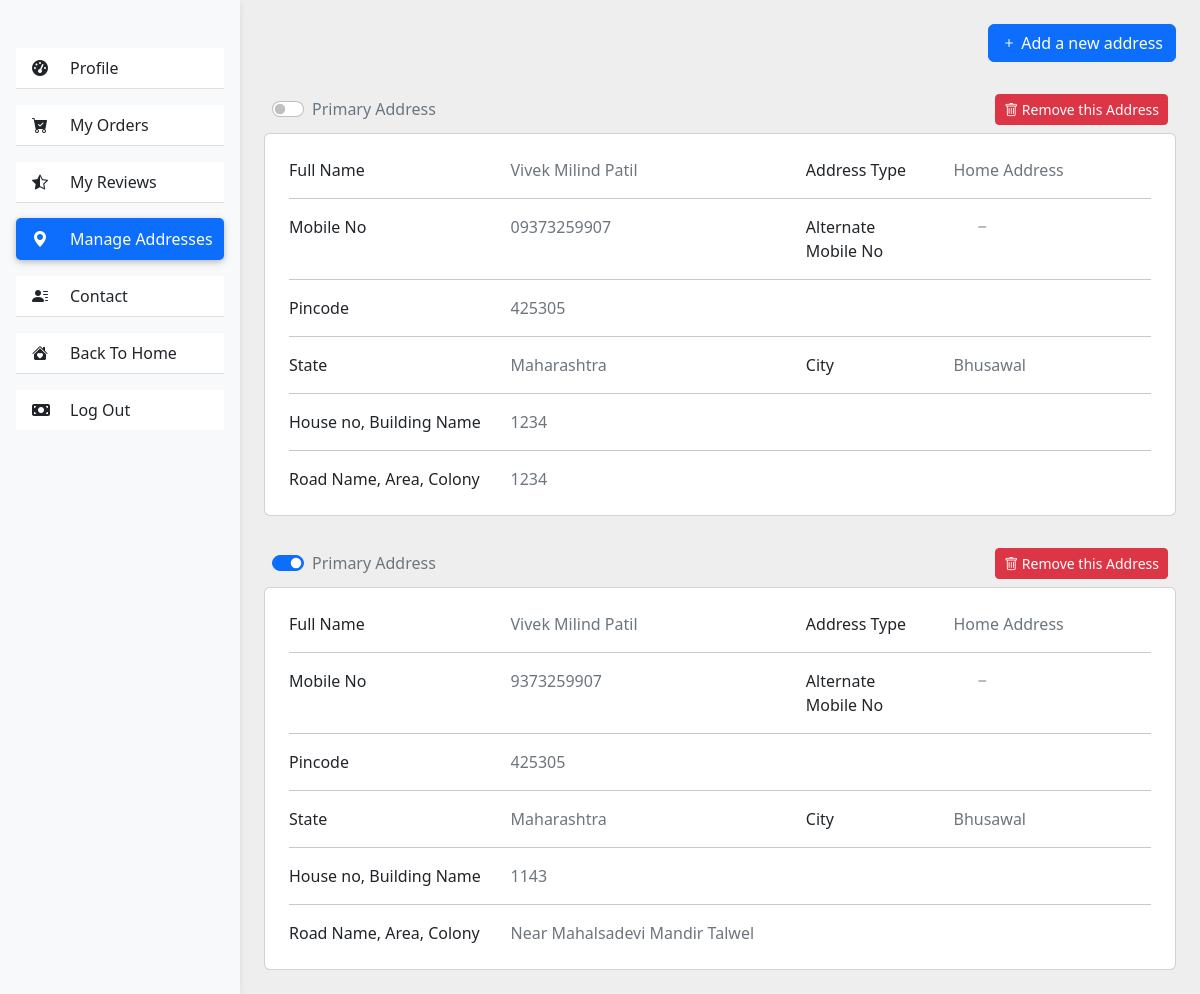
/profile/myaddresses (signed in), run on an earlier commit of the app's database.
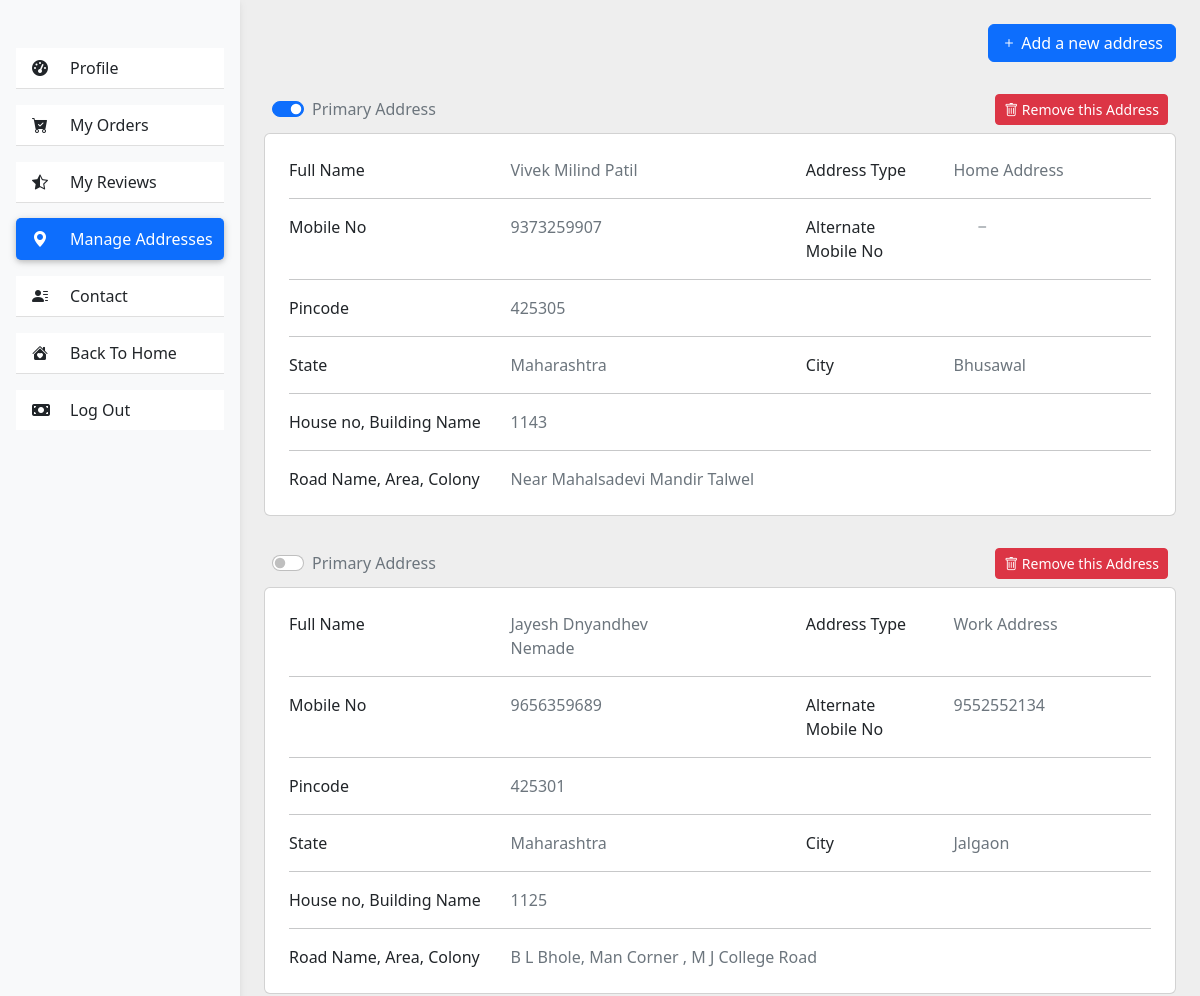
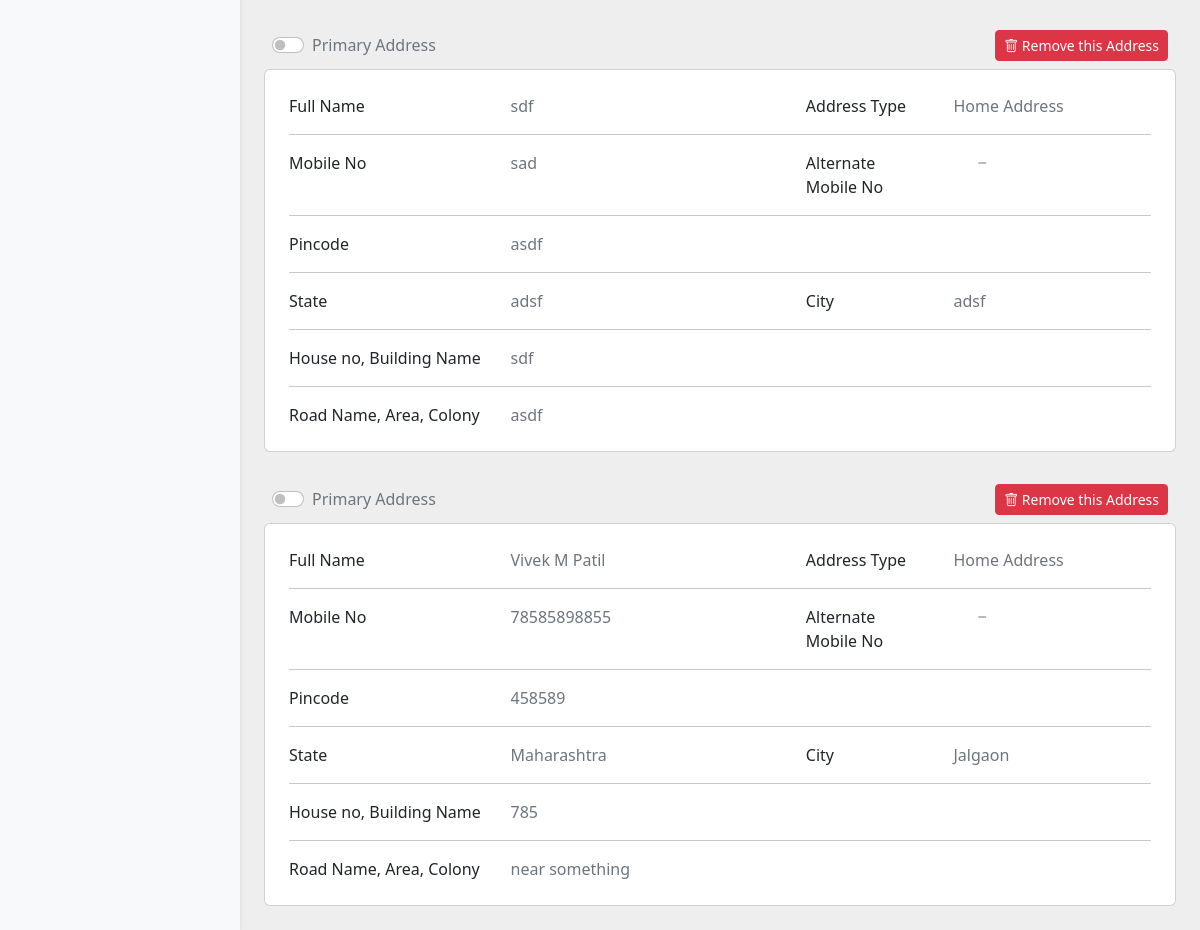
And on a later commit of the database (2 pictures, top to bottom).
### UserProfile/models.py (models this page shows, shortened)
class Address(models.Model):
    user = models.ForeignKey(model.User, on_delete=models.SET_DEFAULT, default=None)
    full_name = models.CharField(max_length=500)
    phone_number = models.CharField(max_length=20)
    alternate_phone_number = models.CharField(max_length=20)
    pincode = models.CharField(max_length=20)
    state = models.CharField(max_length=50)
    city = models.CharField(max_length=50)
    house_no = models.CharField(max_length=200)
    area = models.CharField(max_length=500)
    home_work_address = models.BooleanField(default=True)
    default_address = models.BooleanField(default=False)

### UserProfile/views.py (the view)
# urls.py: path("myaddresses", views.address, name="addresses"),
def address(request):
    address = Address.objects.filter(user=request.user)
    return render(request, "UserProfile/address.html", {"address": address})

### templates/UserProfile/address.html (shortened to what the changed rows need)
{% extends 'UserProfile/base.html' %}
{% block body %}
<div class="container my-3">
    {% for address in address %}
    <div>
        <div class="mt-4 ms-2 row align-items-center">
            <div class="form-check form-switch col">
                <form action="{%url 'defaultAddressChanged'%}" class='default_address_form' method="post">
                    <input class="form-check-input radio" type="radio" id="SwitchCheck" value="{{address.id}}" name="check" {% if address.default_address %} checked {% endif %} />
                    <p class="text-muted mb-1 d-none d-sm-inline">Primary Address</p>
                </form>
            </div>
            <div class="col">
                <button type="button" class="btn btn-danger btn-sm btn-block float-end m-2" data-bs-toggle="modal"
                    data-bs-target="#deleteAddressModal">
                    <i class="bi bi-trash"></i>
                    <p class="m-0 d-none d-md-inline">Remove this Address</p>
                </button>
            </div>
        </div>
        <div class="col-lg-12 p-4 card">
            <div class="row">
                <div class="col-sm-3">
                    <p class="mb-0">Full Name</p>
                </div>
                <div class="col-sm-3">
                    <p class="text-muted mb-0">{{address.full_name}}</p>
                </div>
                <div class="col-md-1">
                </div>
                <div class="col-sm-3 col-md-2">
                    <p class="mb-0">Address Type</p>
                </div>
                <div class="col-sm-3">
                    <p class="text-muted mb-0">
                        {% if address.home_work_address %} Home Address {% else %} Work
                        Address {% endif %}
                    </p>
                </div>
            </div>
            <hr />
            <div class="row">
                <div class="col-sm-3">
                    <p class="mb-0">Mobile No</p>
                </div>
                <div class="col-sm-3">
                    <p class="text-muted mb-0">
                        {% if address.phone_number %} {{address.phone_number}} {% else %}
                        &nbsp;&nbsp;&nbsp;&nbsp;&nbsp;<i class="bi bi-dash"></i> {% endif %}
                    </p>
                </div>
                <div class="col-md-1">
                </div>
                <div class="col-sm-3 col-md-2">
                    <p class="mb-0">Alternate Mobile No</p>
                </div>
                <div class="col-sm-3">
                    <p class="text-muted mb-0">
                        {% if address.alternate_phone_number %}
                        {{address.alternate_phone_number}} {% else %}
                        &nbsp;&nbsp;&nbsp;&nbsp;&nbsp;<i class="bi bi-dash"></i> {% endif %}
                    </p>
                </div>
            </div>
            <hr />
            <div class="row">
                <div class="col-sm-3">
                    <p class="mb-0">Pincode</p>
                </div>
                <div class="col-sm-9">
                    <p class="text-muted mb-0">{{address.pincode}}</p>
                </div>
            </div>
            <hr />
            <div class="row">
                <div class="col-sm-3">
                    <p class="mb-0">State</p>
                </div>
                <div class="col-sm-3">
                    <p class="text-muted mb-0">{{address.state}}</p>
                </div>
                <div class="col-md-1">
                </div>
                <div class="col-sm-3 col-md-2">
                    <p class="mb-0">City</p>
                </div>
                <div class="col-sm-3">
                    <p class="text-muted mb-0">{{address.city}}</p>
                </div>
            </div>
            <hr />
            <div class="row">
                <div class="col-sm-3">
                    <p class="mb-0">House no, Building Name</p>
                </div>
                <div class="col-sm-9">
                    <p class="text-muted mb-0">{{address.house_no}}</p>
                </div>
            </div>
            <hr />
            <div class="row">
                <div class="col-sm-3">
                    <p class="mb-0">Road Name, Area, Colony</p>
                </div>
                <div class="col-sm-9">
                    <p class="text-muted mb-0">{{address.area}}</p>
                </div>
            </div>
        </div>
    </div>
    {%empty%}
    <p class="bg-primary mt-5 fs-5 text-center p-2 text-white ">You haven't added any Addresses</p>
    {% endfor %}
</div>
{% endblock body %}

What changed in the data, as far as the page shows it:
removed Address: full_name "Vivek Milind Patil", home_work_address "Home Address", phone_number "09373259907", pincode "425305", state "Maharashtra", city "Bhusawal", house_no "1234", area "1234"
added Address: full_name "Jayesh Dnyandhev Nemade", home_work_address "Work Address", phone_number "9656359689", alternate_phone_number "9552552134", pincode "425301", state "Maharashtra", city "Jalgaon", house_no "1125", area "B L Bhole, Man Corner , M J College Road"
added Address: full_name "sdf", home_work_address "Home Address", phone_number "sad", pincode "asdf", state "adsf", city "adsf", house_no "sdf", area "asdf"
added Address: full_name "Vivek M Patil", home_work_address "Home Address", phone_number "78585898855", pincode "458589", state "Maharashtra", city "Jalgaon", house_no "785", area "near something"
